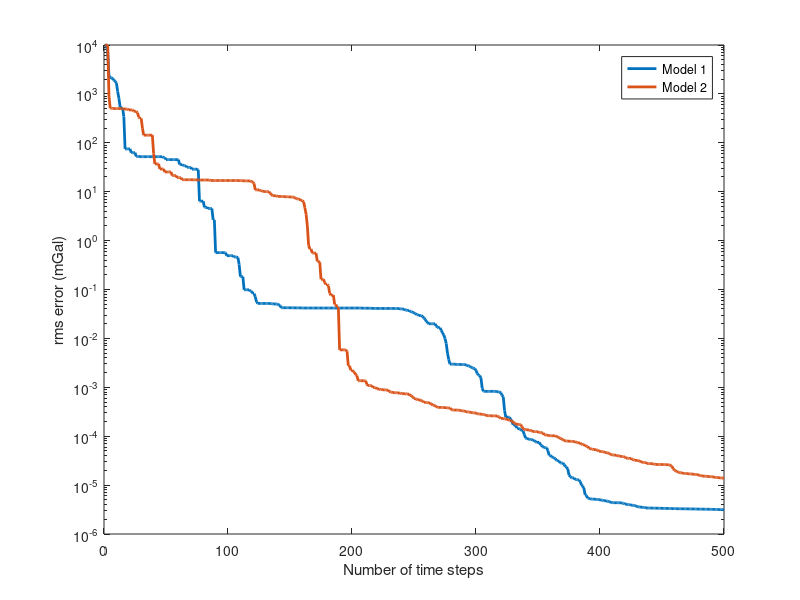
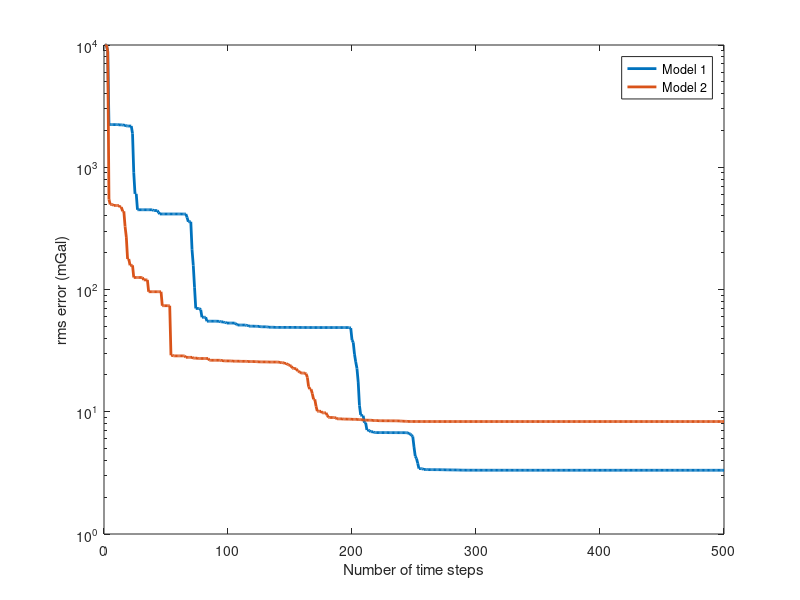

Write MATLAB code to recreate these figures, in order.
% ***************************************************************
% *** Matlab code for rms error plot with iterations
% *** Source Code is mainly written for research purposes. The codes are
% *** having copyrights and required proper citations whenever it is used.
% *** Developed by:
% ***       Mr. Arka Roy (email: arka.phy@gmail.com)
% ***       Mr. Thatikonda Suresh Kumar (email: sureshkumarncess@gmail.com)
% ***       Mr. Rajat Kumar Sharma (email: rajat.sharma.mmm@gmail.com)
% ***       Solid Earth Research Group, National Centre for Earth Science Studies,
% ***       Ministry of Earth Sciences, Government of India
% ***       Thiruvanthapuram, Kerala, India
% ****************************************************************
clear all
close all

%importing all error data for plotting
data1=importdata('error_energy_without_noise_model1.txt'); %importing data for model1 without noise
data2=importdata('error_energy_with_noise_model1.txt'); %importing data for model1 with noise
data3=importdata('error_energy_without_noise_model2.txt'); %importing data for model2 without noise
data4=importdata('error_energy_with_noise_model2.txt'); %importing data for model2 without noise

xx=1:length(data1);

figure(1)
semilogy(xx,data1,'linewidth',2)
hold on
semilogy(xx,data3,'linewidth',2)
xlabel('Number of time steps')
ylabel('rms error (mGal)')
legend('Model 1','Model 2')

figure(2)
semilogy(xx,data2,'linewidth',2)
hold on
semilogy(xx,data4,'linewidth',2)
xlabel('Number of time steps')
ylabel('rms error (mGal)')
legend('Model 1','Model 2')
